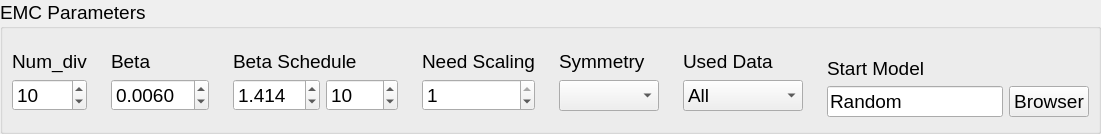
                   <widget class="QGroupBox" name="groupBox_4">
                    <property name="font">
                     <font>
                      <pointsize>14</pointsize>
                     </font>
                    </property>
                    <property name="title">
                     <string>EMC Parameters</string>
                    </property>
                    <layout class="QHBoxLayout" name="horizontalLayout_33">
                     <property name="leftMargin">
                      <number>0</number>
                     </property>
                     <property name="rightMargin">
                      <number>0</number>
                     </property>
                     <item>
                      <widget class="QWidget" name="widget_35" native="true">
                       <layout class="QVBoxLayout" name="verticalLayout_12">
                        <item>
                         <widget class="QLabel" name="label_30">
                          <property name="text">
                           <string>Num_div</string>
                          </property>
                         </widget>
                        </item>
                        <item>
                         <widget class="QSpinBox" name="spinBox_17">
                          <property name="minimum">
                           <number>5</number>
                          </property>
                          <property name="maximum">
                           <number>20</number>
                          </property>
                          <property name="value">
                           <number>10</number>
                          </property>
                         </widget>
                        </item>
                       </layout>
                      </widget>
                     </item>
                     <item>
                      <widget class="QWidget" name="widget_36" native="true">
                       <layout class="QVBoxLayout" name="verticalLayout_13">
                        <item>
                         <widget class="QLabel" name="label_31">
                          <property name="text">
                           <string>Beta</string>
                          </property>
                         </widget>
                        </item>
                        <item>
                         <widget class="QDoubleSpinBox" name="doubleSpinBox_9">
                          <property name="decimals">
                           <number>4</number>
                          </property>
                          <property name="minimum">
                           <double>0.000100000000000</double>
                          </property>
                          <property name="maximum">
                           <double>10.000000000000000</double>
                          </property>
                          <property name="singleStep">
                           <double>0.001000000000000</double>
                          </property>
                          <property name="value">
                           <double>0.006000000000000</double>
                          </property>
                         </widget>
                        </item>
                       </layout>
                      </widget>
                     </item>
                     <item>
                      <widget class="QWidget" name="widget_37" native="true">
                       <layout class="QVBoxLayout" name="verticalLayout_14">
                        <item>
                         <widget class="QLabel" name="label_32">
                          <property name="toolTip">
                           <string>&lt;html&gt;&lt;head/&gt;&lt;body&gt;&lt;p&gt;multiply beta by ? for every ? iterations&lt;/p&gt;&lt;/body&gt;&lt;/html&gt;</string>
                          </property>
                          <property name="text">
                           <string>Beta Schedule</string>
                          </property>
                          <property name="margin">
                           <number>0</number>
                          </property>
                         </widget>
                        </item>
                        <item>
                         <widget class="QWidget" name="widget_38" native="true">
                          <layout class="QHBoxLayout" name="horizontalLayout_32" stretch="0,0">
                           <property name="leftMargin">
                            <number>0</number>
                           </property>
                           <property name="topMargin">
                            <number>0</number>
                           </property>
                           <property name="rightMargin">
                            <number>0</number>
                           </property>
                           <property name="bottomMargin">
                            <number>0</number>
                           </property>
                           <item>
                            <widget class="QDoubleSpinBox" name="doubleSpinBox_8">
                             <property name="toolTip">
                              <string>&lt;html&gt;&lt;head/&gt;&lt;body&gt;&lt;p&gt;multiply beta by ?&lt;/p&gt;&lt;/body&gt;&lt;/html&gt;</string>
                             </property>
                             <property name="decimals">
                              <number>3</number>
                             </property>
                             <property name="maximum">
                              <double>99.000000000000000</double>
                             </property>
                             <property name="singleStep">
                              <double>0.010000000000000</double>
                             </property>
                             <property name="value">
                              <double>1.414000000000000</double>
                             </property>
                            </widget>
                           </item>
                           <item>
                            <widget class="QSpinBox" name="spinBox_15">
                             <property name="toolTip">
                              <string>&lt;html&gt;&lt;head/&gt;&lt;body&gt;&lt;p&gt;for every ? iterations&lt;/p&gt;&lt;/body&gt;&lt;/html&gt;</string>
                             </property>
                             <property name="maximum">
                              <number>1024</number>
                             </property>
                             <property name="value">
                              <number>10</number>
                             </property>
                            </widget>
                           </item>
                          </layout>
                         </widget>
                        </item>
                       </layout>
                      </widget>
                     </item>
                     <item>
                      <widget class="QWidget" name="widget_40" native="true">
                       <layout class="QVBoxLayout" name="verticalLayout_16">
                        <item>
                         <widget class="QLabel" name="label_34">
                          <property name="text">
                           <string>Need Scaling</string>
                          </property>
                         </widget>
                        </item>
                        <item>
                         <widget class="QSpinBox" name="spinBox_16">
                          <property name="maximum">
                           <number>1</number>
                          </property>
                          <property name="value">
                           <number>1</number>
                          </property>
                         </widget>
                        </item>
                       </layout>
                      </widget>
                     </item>
                     <item>
                      <widget class="QWidget" name="widget_39" native="true">
                       <layout class="QVBoxLayout" name="verticalLayout_15">
                        <item>
                         <widget class="QLabel" name="label_33">
                          <property name="text">
                           <string>Symmetry</string>
                          </property>
                         </widget>
                        </item>
                        <item>
                         <widget class="QComboBox" name="comboBox_5"/>
                        </item>
                       </layout>
                      </widget>
                     </item>
                     <item>
                      <widget class="QWidget" name="widget_41" native="true">
                       <layout class="QVBoxLayout" name="verticalLayout_17">
                        <item>
                         <widget class="QLabel" name="label_35">
                          <property name="toolTip">
                           <string>&lt;html&gt;&lt;head/&gt;&lt;body&gt;&lt;p&gt;Re-edit oversampling rate. 0 means using experiment oversampling rate.&lt;/p&gt;&lt;/body&gt;&lt;/html&gt;</string>
                          </property>
                          <property name="text">
                           <string>Used Data</string>
                          </property>
                         </widget>
                        </item>
                        <item>
                         <widget class="QComboBox" name="comboBox_6">
                          <item>
                           <property name="text">
                            <string>All</string>
                           </property>
                          </item>
                          <item>
                           <property name="text">
                            <string>odd_only</string>
                           </property>
                          </item>
                          <item>
                           <property name="text">
                            <string>even_only</string>
                           </property>
                          </item>
                         </widget>
                        </item>
                       </layout>
                      </widget>
                     </item>
                     <item>
                      <widget class="QWidget" name="widget_42" native="true">
                       <layout class="QVBoxLayout" name="verticalLayout_18">
                        <property name="topMargin">
                         <number>17</number>
                        </property>
                        <property name="bottomMargin">
                         <number>3</number>
                        </property>
                        <item>
                         <widget class="QLabel" name="label_36">
                          <property name="toolTip">
                           <string>.bin .byt file</string>
                          </property>
                          <property name="text">
                           <string>Start Model</string>
                          </property>
                         </widget>
                        </item>
                        <item>
                         <widget class="QWidget" name="widget_43" native="true">
                          <layout class="QHBoxLayout" name="horizontalLayout_31" stretch="0,0">
                           <property name="leftMargin">
                            <number>0</number>
                           </property>
                           <property name="topMargin">
                            <number>0</number>
                           </property>
                           <property name="rightMargin">
                            <number>0</number>
                           </property>
                           <property name="bottomMargin">
                            <number>0</number>
                           </property>
                           <item>
                            <widget class="QLineEdit" name="lineEdit_7">
                             <property name="text">
                              <string>Random</string>
                             </property>
                             <property name="readOnly">
                              <bool>true</bool>
                             </property>
                            </widget>
                           </item>
                           <item>
                            <widget class="QPushButton" name="pushButton_11">
                             <property name="sizePolicy">
                              <sizepolicy hsizetype="Minimum" vsizetype="Fixed">
                               <horstretch>0</horstretch>
                               <verstretch>0</verstretch>
                              </sizepolicy>
                             </property>
                             <property name="toolTip">
                              <string extracomment=".bin binary file (for 'fopen' in C)"/>
                             </property>
                             <property name="text">
                              <string>Browser</string>
                             </property>
                            </widget>
                           </item>
                          </layout>
                         </widget>
                        </item>
                       </layout>
                      </widget>
                     </item>
                    </layout>
                   </widget>
